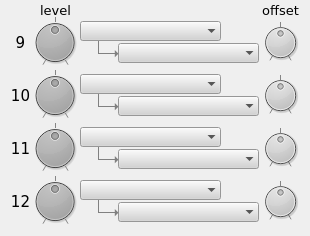
    <widget class="QWidget" name="mod_C">
     <attribute name="title">
      <string>modC</string>
     </attribute>
     <widget class="QComboBox" name="mod_10_source">
      <property name="geometry">
       <rect>
        <x>80</x>
        <y>74</y>
        <width>141</width>
        <height>20</height>
       </rect>
      </property>
      <property name="font">
       <font>
        <family>DejaVu Sans Mono</family>
        <pointsize>8</pointsize>
       </font>
      </property>
      <property name="acceptDrops">
       <bool>false</bool>
      </property>
      <property name="toolTip">
       <string>&lt;html&gt;&lt;head/&gt;&lt;body&gt;&lt;p&gt;sync route&lt;/p&gt;&lt;/body&gt;&lt;/html&gt;</string>
      </property>
      <property name="styleSheet">
       <string notr="true">background-color:lightgrey</string>
      </property>
      <property name="iconSize">
       <size>
        <width>8</width>
        <height>16</height>
       </size>
      </property>
      <property name="duplicatesEnabled">
       <bool>false</bool>
      </property>
      <property name="frame">
       <bool>false</bool>
      </property>
     </widget>
     <widget class="QDial" name="mod_11_offset">
      <property name="geometry">
       <rect>
        <x>260</x>
        <y>123</y>
        <width>41</width>
        <height>51</height>
       </rect>
      </property>
      <property name="styleSheet">
       <string notr="true">background-color:lightgrey</string>
      </property>
      <property name="minimum">
       <number>-1000</number>
      </property>
      <property name="maximum">
       <number>1000</number>
      </property>
      <property name="notchTarget">
       <double>500.000000000000000</double>
      </property>
      <property name="notchesVisible">
       <bool>true</bool>
      </property>
     </widget>
     <widget class="QComboBox" name="mod_12_dest">
      <property name="geometry">
       <rect>
        <x>118</x>
        <y>202</y>
        <width>141</width>
        <height>20</height>
       </rect>
      </property>
      <property name="font">
       <font>
        <family>DejaVu Sans Mono</family>
        <pointsize>8</pointsize>
       </font>
      </property>
      <property name="acceptDrops">
       <bool>false</bool>
      </property>
      <property name="toolTip">
       <string>&lt;html&gt;&lt;head/&gt;&lt;body&gt;&lt;p&gt;sync route&lt;/p&gt;&lt;/body&gt;&lt;/html&gt;</string>
      </property>
      <property name="styleSheet">
       <string notr="true">background-color:lightgrey</string>
      </property>
      <property name="iconSize">
       <size>
        <width>8</width>
        <height>16</height>
       </size>
      </property>
      <property name="duplicatesEnabled">
       <bool>false</bool>
      </property>
      <property name="frame">
       <bool>false</bool>
      </property>
     </widget>
     <widget class="Line" name="line_29">
      <property name="geometry">
       <rect>
        <x>99</x>
        <y>43</y>
        <width>21</width>
        <height>20</height>
       </rect>
      </property>
      <property name="styleSheet">
       <string notr="true">color:grey</string>
      </property>
      <property name="frameShadow">
       <enum>QFrame::Plain</enum>
      </property>
      <property name="orientation">
       <enum>Qt::Horizontal</enum>
      </property>
     </widget>
     <widget class="QLabel" name="label_modC_offset">
      <property name="geometry">
       <rect>
        <x>260</x>
        <y>0</y>
        <width>41</width>
        <height>21</height>
       </rect>
      </property>
      <property name="font">
       <font>
        <family>DejaVu Sans</family>
        <pointsize>10</pointsize>
        <weight>50</weight>
        <bold>false</bold>
       </font>
      </property>
      <property name="styleSheet">
       <string notr="true"/>
      </property>
      <property name="text">
       <string>offset</string>
      </property>
      <property name="alignment">
       <set>Qt::AlignCenter</set>
      </property>
     </widget>
     <widget class="Line" name="line_30">
      <property name="geometry">
       <rect>
        <x>90</x>
        <y>33</y>
        <width>16</width>
        <height>21</height>
       </rect>
      </property>
      <property name="styleSheet">
       <string notr="true">color:grey</string>
      </property>
      <property name="frameShadow">
       <enum>QFrame::Plain</enum>
      </property>
      <property name="orientation">
       <enum>Qt::Vertical</enum>
      </property>
     </widget>
     <widget class="QDial" name="mod_9_offset">
      <property name="geometry">
       <rect>
        <x>260</x>
        <y>17</y>
        <width>41</width>
        <height>51</height>
       </rect>
      </property>
      <property name="styleSheet">
       <string notr="true">background-color:lightgrey</string>
      </property>
      <property name="minimum">
       <number>-1000</number>
      </property>
      <property name="maximum">
       <number>1000</number>
      </property>
      <property name="notchTarget">
       <double>500.000000000000000</double>
      </property>
      <property name="notchesVisible">
       <bool>true</bool>
      </property>
     </widget>
     <widget class="QComboBox" name="mod_12_source">
      <property name="geometry">
       <rect>
        <x>80</x>
        <y>180</y>
        <width>141</width>
        <height>20</height>
       </rect>
      </property>
      <property name="font">
       <font>
        <family>DejaVu Sans Mono</family>
        <pointsize>8</pointsize>
       </font>
      </property>
      <property name="acceptDrops">
       <bool>false</bool>
      </property>
      <property name="toolTip">
       <string>&lt;html&gt;&lt;head/&gt;&lt;body&gt;&lt;p&gt;sync route&lt;/p&gt;&lt;/body&gt;&lt;/html&gt;</string>
      </property>
      <property name="styleSheet">
       <string notr="true">background-color:lightgrey</string>
      </property>
      <property name="iconSize">
       <size>
        <width>8</width>
        <height>16</height>
       </size>
      </property>
      <property name="duplicatesEnabled">
       <bool>false</bool>
      </property>
      <property name="frame">
       <bool>false</bool>
      </property>
     </widget>
     <widget class="QComboBox" name="mod_9_source">
      <property name="geometry">
       <rect>
        <x>80</x>
        <y>21</y>
        <width>141</width>
        <height>20</height>
       </rect>
      </property>
      <property name="font">
       <font>
        <family>DejaVu Sans Mono</family>
        <pointsize>8</pointsize>
       </font>
      </property>
      <property name="acceptDrops">
       <bool>false</bool>
      </property>
      <property name="toolTip">
       <string>&lt;html&gt;&lt;head/&gt;&lt;body&gt;&lt;p&gt;sync route&lt;/p&gt;&lt;/body&gt;&lt;/html&gt;</string>
      </property>
      <property name="styleSheet">
       <string notr="true">background-color:lightgrey</string>
      </property>
      <property name="iconSize">
       <size>
        <width>8</width>
        <height>16</height>
       </size>
      </property>
      <property name="duplicatesEnabled">
       <bool>false</bool>
      </property>
      <property name="frame">
       <bool>false</bool>
      </property>
     </widget>
     <widget class="QLabel" name="label_mod_9">
      <property name="geometry">
       <rect>
        <x>10</x>
        <y>27</y>
        <width>21</width>
        <height>31</height>
       </rect>
      </property>
      <property name="font">
       <font>
        <family>DejaVu Sans</family>
        <pointsize>11</pointsize>
        <weight>50</weight>
        <bold>false</bold>
       </font>
      </property>
      <property name="styleSheet">
       <string notr="true"/>
      </property>
      <property name="text">
       <string>9</string>
      </property>
      <property name="alignment">
       <set>Qt::AlignCenter</set>
      </property>
     </widget>
     <widget class="QLabel" name="label_mod_11">
      <property name="geometry">
       <rect>
        <x>10</x>
        <y>133</y>
        <width>21</width>
        <height>31</height>
       </rect>
      </property>
      <property name="font">
       <font>
        <family>DejaVu Sans</family>
        <pointsize>11</pointsize>
        <weight>50</weight>
        <bold>false</bold>
       </font>
      </property>
      <property name="styleSheet">
       <string notr="true"/>
      </property>
      <property name="text">
       <string>11</string>
      </property>
      <property name="alignment">
       <set>Qt::AlignCenter</set>
      </property>
     </widget>
     <widget class="QDial" name="mod_9_level">
      <property name="geometry">
       <rect>
        <x>30</x>
        <y>17</y>
        <width>50</width>
        <height>51</height>
       </rect>
      </property>
      <property name="styleSheet">
       <string notr="true">background-color:darkgrey</string>
      </property>
      <property name="minimum">
       <number>-1000</number>
      </property>
      <property name="maximum">
       <number>1000</number>
      </property>
      <property name="notchTarget">
       <double>500.000000000000000</double>
      </property>
      <property name="notchesVisible">
       <bool>true</bool>
      </property>
     </widget>
     <widget class="QComboBox" name="mod_11_source">
      <property name="geometry">
       <rect>
        <x>80</x>
        <y>127</y>
        <width>141</width>
        <height>20</height>
       </rect>
      </property>
      <property name="font">
       <font>
        <family>DejaVu Sans Mono</family>
        <pointsize>8</pointsize>
       </font>
      </property>
      <property name="acceptDrops">
       <bool>false</bool>
      </property>
      <property name="toolTip">
       <string>&lt;html&gt;&lt;head/&gt;&lt;body&gt;&lt;p&gt;sync route&lt;/p&gt;&lt;/body&gt;&lt;/html&gt;</string>
      </property>
      <property name="styleSheet">
       <string notr="true">background-color:lightgrey</string>
      </property>
      <property name="iconSize">
       <size>
        <width>8</width>
        <height>16</height>
       </size>
      </property>
      <property name="duplicatesEnabled">
       <bool>false</bool>
      </property>
      <property name="frame">
       <bool>false</bool>
      </property>
     </widget>
     <widget class="QDial" name="mod_10_level">
      <property name="geometry">
       <rect>
        <x>30</x>
        <y>70</y>
        <width>50</width>
        <height>51</height>
       </rect>
      </property>
      <property name="styleSheet">
       <string notr="true">background-color:darkgrey</string>
      </property>
      <property name="minimum">
       <number>-1000</number>
      </property>
      <property name="maximum">
       <number>1000</number>
      </property>
      <property name="notchTarget">
       <double>500.000000000000000</double>
      </property>
      <property name="notchesVisible">
       <bool>true</bool>
      </property>
     </widget>
     <widget class="Line" name="line_31">
      <property name="geometry">
       <rect>
        <x>90</x>
        <y>86</y>
        <width>16</width>
        <height>21</height>
       </rect>
      </property>
      <property name="styleSheet">
       <string notr="true">color:grey</string>
      </property>
      <property name="frameShadow">
       <enum>QFrame::Plain</enum>
      </property>
      <property name="orientation">
       <enum>Qt::Vertical</enum>
      </property>
     </widget>
     <widget class="QDial" name="mod_11_level">
      <property name="geometry">
       <rect>
        <x>30</x>
        <y>123</y>
        <width>50</width>
        <height>51</height>
       </rect>
      </property>
      <property name="styleSheet">
       <string notr="true">background-color:darkgrey</string>
      </property>
      <property name="minimum">
       <number>-1000</number>
      </property>
      <property name="maximum">
       <number>1000</number>
      </property>
      <property name="notchTarget">
       <double>500.000000000000000</double>
      </property>
      <property name="notchesVisible">
       <bool>true</bool>
      </property>
     </widget>
     <widget class="QLabel" name="label_modC_level">
      <property name="geometry">
       <rect>
        <x>30</x>
        <y>0</y>
        <width>51</width>
        <height>21</height>
       </rect>
      </property>
      <property name="font">
       <font>
        <family>DejaVu Sans</family>
        <pointsize>10</pointsize>
        <weight>50</weight>
        <bold>false</bold>
       </font>
      </property>
      <property name="styleSheet">
       <string notr="true"/>
      </property>
      <property name="text">
       <string>level</string>
      </property>
      <property name="alignment">
       <set>Qt::AlignCenter</set>
      </property>
     </widget>
     <widget class="QDial" name="mod_10_offset">
      <property name="geometry">
       <rect>
        <x>260</x>
        <y>70</y>
        <width>41</width>
        <height>51</height>
       </rect>
      </property>
      <property name="styleSheet">
       <string notr="true">background-color:lightgrey</string>
      </property>
      <property name="minimum">
       <number>-1000</number>
      </property>
      <property name="maximum">
       <number>1000</number>
      </property>
      <property name="notchTarget">
       <double>500.000000000000000</double>
      </property>
      <property name="notchesVisible">
       <bool>true</bool>
      </property>
     </widget>
     <widget class="Line" name="line_32">
      <property name="geometry">
       <rect>
        <x>99</x>
        <y>202</y>
        <width>21</width>
        <height>20</height>
       </rect>
      </property>
      <property name="styleSheet">
       <string notr="true">color:grey</string>
      </property>
      <property name="frameShadow">
       <enum>QFrame::Plain</enum>
      </property>
      <property name="orientation">
       <enum>Qt::Horizontal</enum>
      </property>
     </widget>
     <widget class="QComboBox" name="mod_11_dest">
      <property name="geometry">
       <rect>
        <x>118</x>
        <y>149</y>
        <width>141</width>
        <height>20</height>
       </rect>
      </property>
      <property name="font">
       <font>
        <family>DejaVu Sans Mono</family>
        <pointsize>8</pointsize>
       </font>
      </property>
      <property name="acceptDrops">
       <bool>false</bool>
      </property>
      <property name="toolTip">
       <string>&lt;html&gt;&lt;head/&gt;&lt;body&gt;&lt;p&gt;sync route&lt;/p&gt;&lt;/body&gt;&lt;/html&gt;</string>
      </property>
      <property name="styleSheet">
       <string notr="true">background-color:lightgrey</string>
      </property>
      <property name="iconSize">
       <size>
        <width>8</width>
        <height>16</height>
       </size>
      </property>
      <property name="duplicatesEnabled">
       <bool>false</bool>
      </property>
      <property name="frame">
       <bool>false</bool>
      </property>
     </widget>
     <widget class="Line" name="line_33">
      <property name="geometry">
       <rect>
        <x>99</x>
        <y>96</y>
        <width>21</width>
        <height>20</height>
       </rect>
      </property>
      <property name="styleSheet">
       <string notr="true">color:grey</string>
      </property>
      <property name="frameShadow">
       <enum>QFrame::Plain</enum>
      </property>
      <property name="orientation">
       <enum>Qt::Horizontal</enum>
      </property>
     </widget>
     <widget class="QDial" name="mod_12_level">
      <property name="geometry">
       <rect>
        <x>30</x>
        <y>176</y>
        <width>50</width>
        <height>51</height>
       </rect>
      </property>
      <property name="styleSheet">
       <string notr="true">background-color:darkgrey</string>
      </property>
      <property name="minimum">
       <number>-1000</number>
      </property>
      <property name="maximum">
       <number>1000</number>
      </property>
      <property name="notchTarget">
       <double>500.000000000000000</double>
      </property>
      <property name="notchesVisible">
       <bool>true</bool>
      </property>
     </widget>
     <widget class="Line" name="line_34">
      <property name="geometry">
       <rect>
        <x>90</x>
        <y>139</y>
        <width>16</width>
        <height>21</height>
       </rect>
      </property>
      <property name="styleSheet">
       <string notr="true">color:grey</string>
      </property>
      <property name="frameShadow">
       <enum>QFrame::Plain</enum>
      </property>
      <property name="orientation">
       <enum>Qt::Vertical</enum>
      </property>
     </widget>
     <widget class="QComboBox" name="mod_9_dest">
      <property name="geometry">
       <rect>
        <x>118</x>
        <y>43</y>
        <width>141</width>
        <height>20</height>
       </rect>
      </property>
      <property name="font">
       <font>
        <family>DejaVu Sans Mono</family>
        <pointsize>8</pointsize>
       </font>
      </property>
      <property name="acceptDrops">
       <bool>false</bool>
      </property>
      <property name="toolTip">
       <string>&lt;html&gt;&lt;head/&gt;&lt;body&gt;&lt;p&gt;sync route&lt;/p&gt;&lt;/body&gt;&lt;/html&gt;</string>
      </property>
      <property name="styleSheet">
       <string notr="true">background-color:lightgrey</string>
      </property>
      <property name="iconSize">
       <size>
        <width>8</width>
        <height>16</height>
       </size>
      </property>
      <property name="duplicatesEnabled">
       <bool>false</bool>
      </property>
      <property name="frame">
       <bool>false</bool>
      </property>
     </widget>
     <widget class="QLabel" name="label_mod_10">
      <property name="geometry">
       <rect>
        <x>10</x>
        <y>80</y>
        <width>21</width>
        <height>31</height>
       </rect>
      </property>
      <property name="font">
       <font>
        <family>DejaVu Sans</family>
        <pointsize>11</pointsize>
        <weight>50</weight>
        <bold>false</bold>
       </font>
      </property>
      <property name="styleSheet">
       <string notr="true"/>
      </property>
      <property name="text">
       <string>10</string>
      </property>
      <property name="alignment">
       <set>Qt::AlignCenter</set>
      </property>
     </widget>
     <widget class="QDial" name="mod_12_offset">
      <property name="geometry">
       <rect>
        <x>260</x>
        <y>176</y>
        <width>41</width>
        <height>51</height>
       </rect>
      </property>
      <property name="styleSheet">
       <string notr="true">background-color:lightgrey</string>
      </property>
      <property name="minimum">
       <number>-1000</number>
      </property>
      <property name="maximum">
       <number>1000</number>
      </property>
      <property name="notchTarget">
       <double>500.000000000000000</double>
      </property>
      <property name="notchesVisible">
       <bool>true</bool>
      </property>
     </widget>
     <widget class="Line" name="line_35">
      <property name="geometry">
       <rect>
        <x>99</x>
        <y>149</y>
        <width>21</width>
        <height>20</height>
       </rect>
      </property>
      <property name="styleSheet">
       <string notr="true">color:grey</string>
      </property>
      <property name="frameShadow">
       <enum>QFrame::Plain</enum>
      </property>
      <property name="orientation">
       <enum>Qt::Horizontal</enum>
      </property>
     </widget>
     <widget class="QLabel" name="label_mod_12">
      <property name="geometry">
       <rect>
        <x>10</x>
        <y>186</y>
        <width>21</width>
        <height>31</height>
       </rect>
      </property>
      <property name="font">
       <font>
        <family>DejaVu Sans</family>
        <pointsize>11</pointsize>
        <weight>50</weight>
        <bold>false</bold>
       </font>
      </property>
      <property name="styleSheet">
       <string notr="true"/>
      </property>
      <property name="text">
       <string>12</string>
      </property>
      <property name="alignment">
       <set>Qt::AlignCenter</set>
      </property>
     </widget>
     <widget class="Line" name="line_36">
      <property name="geometry">
       <rect>
        <x>90</x>
        <y>192</y>
        <width>16</width>
        <height>21</height>
       </rect>
      </property>
      <property name="styleSheet">
       <string notr="true">color:grey</string>
      </property>
      <property name="frameShadow">
       <enum>QFrame::Plain</enum>
      </property>
      <property name="orientation">
       <enum>Qt::Vertical</enum>
      </property>
     </widget>
     <widget class="QComboBox" name="mod_10_dest">
      <property name="geometry">
       <rect>
        <x>118</x>
        <y>96</y>
        <width>141</width>
        <height>20</height>
       </rect>
      </property>
      <property name="font">
       <font>
        <family>DejaVu Sans Mono</family>
        <pointsize>8</pointsize>
       </font>
      </property>
      <property name="acceptDrops">
       <bool>false</bool>
      </property>
      <property name="toolTip">
       <string>&lt;html&gt;&lt;head/&gt;&lt;body&gt;&lt;p&gt;sync route&lt;/p&gt;&lt;/body&gt;&lt;/html&gt;</string>
      </property>
      <property name="styleSheet">
       <string notr="true">background-color:lightgrey</string>
      </property>
      <property name="iconSize">
       <size>
        <width>8</width>
        <height>16</height>
       </size>
      </property>
      <property name="duplicatesEnabled">
       <bool>false</bool>
      </property>
      <property name="frame">
       <bool>false</bool>
      </property>
     </widget>
     <widget class="QLabel" name="label_5">
      <property name="geometry">
       <rect>
        <x>105</x>
        <y>204</y>
        <width>16</width>
        <height>17</height>
       </rect>
      </property>
      <property name="font">
       <font>
        <family>DejaVu Sans</family>
        <pointsize>13</pointsize>
       </font>
      </property>
      <property name="autoFillBackground">
       <bool>false</bool>
      </property>
      <property name="styleSheet">
       <string notr="true">background:transparent; color:grey</string>
      </property>
      <property name="text">
       <string>➝</string>
      </property>
     </widget>
     <widget class="QLabel" name="label_7">
      <property name="geometry">
       <rect>
        <x>105</x>
        <y>98</y>
        <width>16</width>
        <height>17</height>
       </rect>
      </property>
      <property name="font">
       <font>
        <family>DejaVu Sans</family>
        <pointsize>13</pointsize>
       </font>
      </property>
      <property name="autoFillBackground">
       <bool>false</bool>
      </property>
      <property name="styleSheet">
       <string notr="true">background:transparent; color:grey</string>
      </property>
      <property name="text">
       <string>➝</string>
      </property>
     </widget>
     <widget class="QLabel" name="label_8">
      <property name="geometry">
       <rect>
        <x>105</x>
        <y>45</y>
        <width>16</width>
        <height>17</height>
       </rect>
      </property>
      <property name="font">
       <font>
        <family>DejaVu Sans</family>
        <pointsize>13</pointsize>
       </font>
      </property>
      <property name="autoFillBackground">
       <bool>false</bool>
      </property>
      <property name="styleSheet">
       <string notr="true">background:transparent; color:grey</string>
      </property>
      <property name="text">
       <string>➝</string>
      </property>
     </widget>
     <widget class="QLabel" name="label_6">
      <property name="geometry">
       <rect>
        <x>105</x>
        <y>151</y>
        <width>16</width>
        <height>17</height>
       </rect>
      </property>
      <property name="font">
       <font>
        <family>DejaVu Sans</family>
        <pointsize>13</pointsize>
       </font>
      </property>
      <property name="autoFillBackground">
       <bool>false</bool>
      </property>
      <property name="styleSheet">
       <string notr="true">background:transparent; color:grey</string>
      </property>
      <property name="text">
       <string>➝</string>
      </property>
     </widget>
     <zorder>label_modC_level</zorder>
     <zorder>line_36</zorder>
     <zorder>line_32</zorder>
     <zorder>line_34</zorder>
     <zorder>line_35</zorder>
     <zorder>line_31</zorder>
     <zorder>line_30</zorder>
     <zorder>mod_10_source</zorder>
     <zorder>mod_11_offset</zorder>
     <zorder>mod_12_dest</zorder>
     <zorder>line_29</zorder>
     <zorder>label_modC_offset</zorder>
     <zorder>mod_9_offset</zorder>
     <zorder>mod_12_source</zorder>
     <zorder>mod_9_source</zorder>
     <zorder>label_mod_9</zorder>
     <zorder>label_mod_11</zorder>
     <zorder>mod_9_level</zorder>
     <zorder>mod_11_source</zorder>
     <zorder>mod_10_level</zorder>
     <zorder>mod_11_level</zorder>
     <zorder>mod_10_offset</zorder>
     <zorder>mod_11_dest</zorder>
     <zorder>line_33</zorder>
     <zorder>mod_12_level</zorder>
     <zorder>mod_9_dest</zorder>
     <zorder>label_mod_10</zorder>
     <zorder>mod_12_offset</zorder>
     <zorder>label_mod_12</zorder>
     <zorder>mod_10_dest</zorder>
     <zorder>label_5</zorder>
     <zorder>label_7</zorder>
     <zorder>label_8</zorder>
     <zorder>label_6</zorder>
    </widget>
